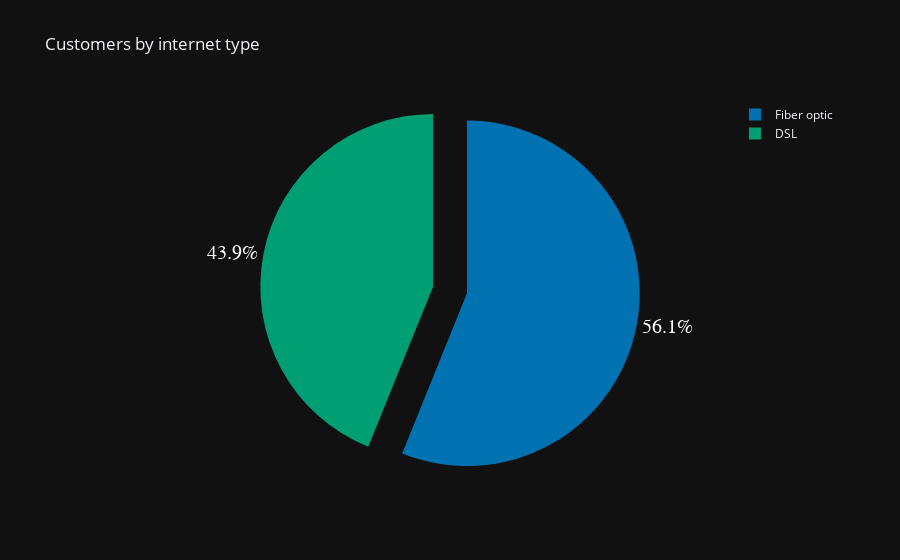

The code cell stored with this chart in its notebook:
### Code cell
custom_colors = ['#0072B2', '#009E73', '#56B4E9', '#01796F', '#76B7B2', '#1B9E77', '#77A0A3']  

fig6 = px.pie(churn_internet, names='index', values='InternetService', title='Customers by internet type',
              template='plotly_dark', color_discrete_sequence=custom_colors)
fig6.update_traces(textinfo='percent',textposition='outside', textfont=dict(size=20, family='Arial', color='white'),
                   pull=[0.1, 0.1, 0.1])  # Use 'pull' to place labels outside the pie chart

fig6.show()

### Figure 1 — Plotly figure (JSON) as saved in the notebook; plotly's stock layout.template omitted (floating-point values rounded to 4 significant figures)
{"data": [{"domain": {"x": [0, 1], "y": [0, 1]}, "hovertemplate": "index=%{label}<br>InternetService=%{value}<extra></extra>", "labels": ["Fiber optic", "DSL"], "legendgroup": "", "name": "", "pull": [0.1, 0.1, 0.1], "showlegend": true, "textfont": {"color": "white", "family": "Arial", "size": 20}, "textinfo": "percent", "textposition": "outside", "type": "pie", "values": [56.12, 43.88]}], "layout": {"legend": {"tracegroupgap": 0}, "piecolorway": ["#0072B2", "#009E73", "#56B4E9", "#01796F", "#76B7B2", "#1B9E77", "#77A0A3"], "title": {"text": "Customers by internet type"}}}
